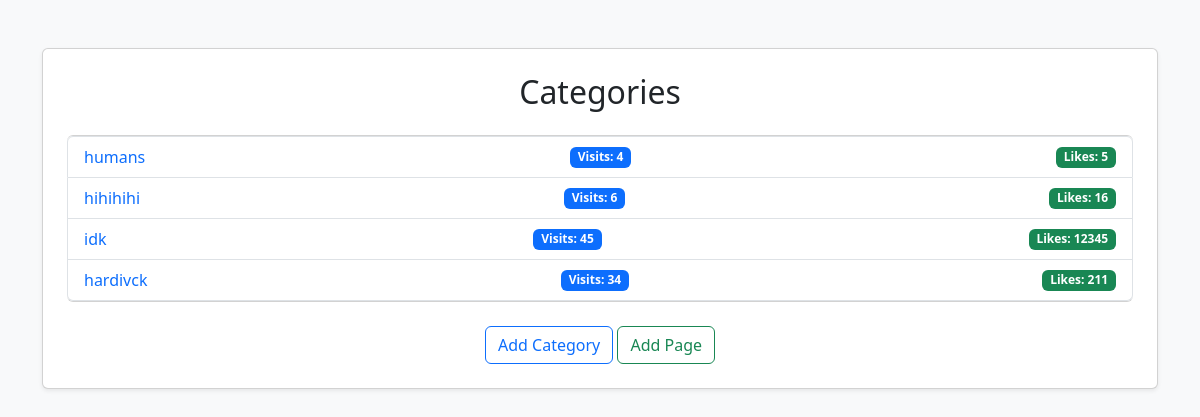
The page / on the database its author committed.
### directory/models.py (models this page shows, shortened)
class Category(models.Model):
    name = models.CharField(max_length=100)
    number_of_visits = models.PositiveIntegerField(default=0)
    number_of_likes = models.PositiveIntegerField(default=0)

### directory/views.py (the view)
# urls.py: path('', views.category_list, name='category_list'),
def category_list(request):
    categories = Category.objects.all()
    return render(request, 'directory/category_list.html', {'categories': categories})

### directory/templates/directory/category_list.html (shortened to what this page needs)
{% extends 'directory/base.html' %}
{% block content %}
<div class="card shadow-sm p-4">
    <h2 class="text-center mb-4">Categories</h2>
    <ul class="list-group">
        {% for category in categories %}
            <li class="list-group-item d-flex justify-content-between align-items-center">
                <a href="{% url 'page_list' category.id %}" class="text-decoration-none">{{ category.name }}</a>
                <span class="badge bg-primary">Visits: {{ category.number_of_visits }}</span>
                <span class="badge bg-success">Likes: {{ category.number_of_likes }}</span>
            </li>
        {% endfor %}
    </ul>
    <div class="text-center mt-4">
        <a href="{% url 'add_category' %}" class="btn btn-outline-primary">Add Category</a>
        <a href="{% url 'add_page' %}" class="btn btn-outline-success">Add Page</a>
    </div>
</div>
{% endblock %}

### directory/templates/directory/base.html (shortened to what this page needs)
<!DOCTYPE html>
<html lang="en">
<head>
    <link href="https://cdn.jsdelivr.net/npm/bootstrap@5.3.0/dist/css/bootstrap.min.css" rel="stylesheet">
</head>
<body class="bg-light">
    <div class="container mt-5">
        {% block content %}{% endblock %}
    </div>
</body>
</html>

### rows shown on the page
Category: name "humans", number_of_visits "4", number_of_likes "5"
Category: name "hihihihi", number_of_visits "6", number_of_likes "16"
Category: name "idk", number_of_visits "45", number_of_likes "12345"
Category: name "hardivck", number_of_visits "34", number_of_likes "211"
